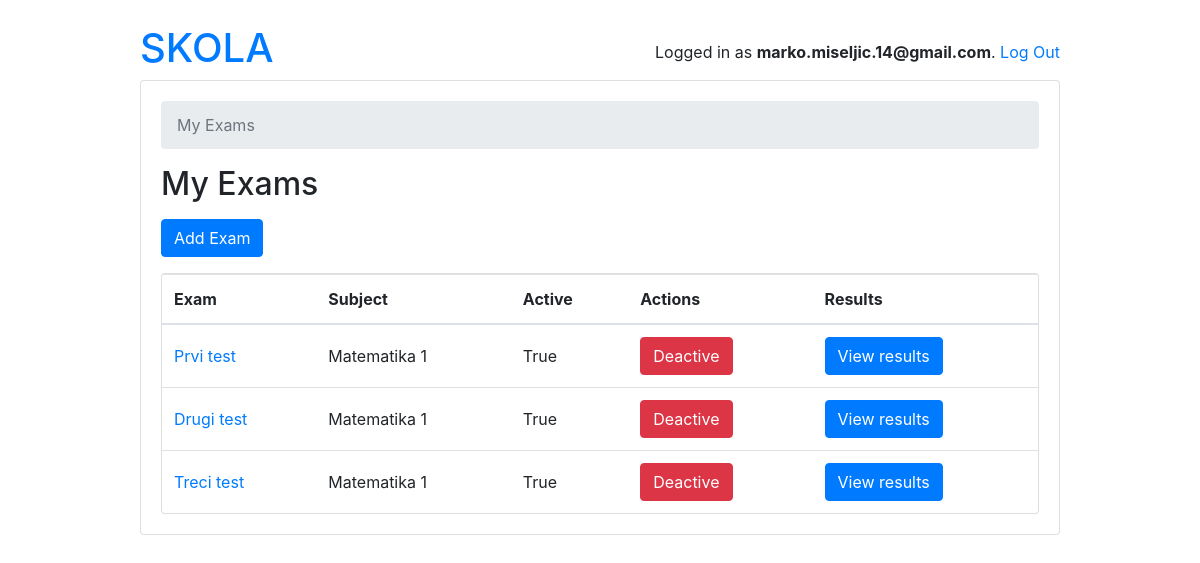
Before: /teachers/ (signed in) with the older database file.
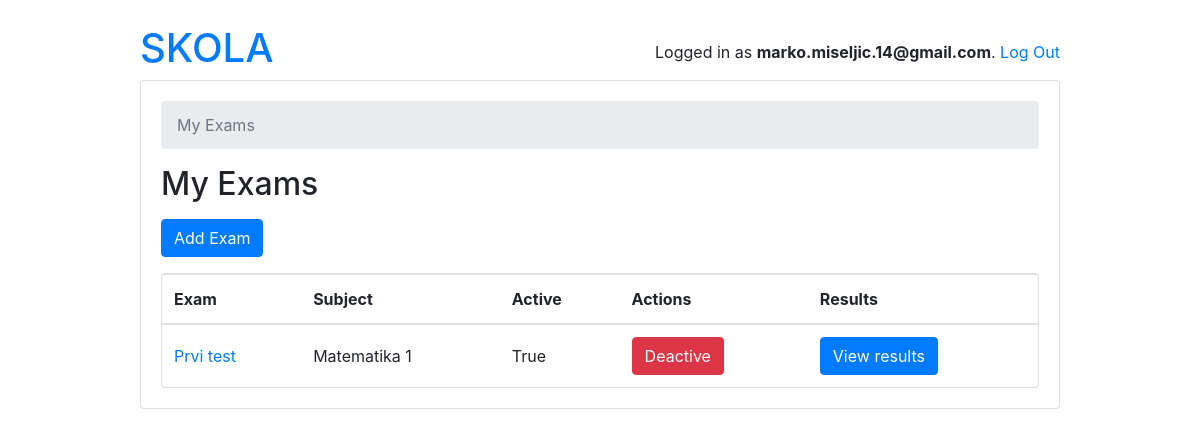
After: the same page with the newer database file.
### school/models.py (models this page shows, shortened)
class Exam(models.Model):
    type = models.CharField(max_length=100)
    active = models.BooleanField(default=False)
    duration = models.IntegerField()
    nuber_of_questions = models.IntegerField()
    required_score_to_pass = models.IntegerField(help_text="required score in %")
    subject  = models.ForeignKey(Subject, on_delete=models.CASCADE)
    owner = models.ForeignKey('account.User', on_delete=models.CASCADE, related_name='exams')

class Subject(models.Model):
    name = models.CharField(max_length=220)
    school = models.ManyToManyField(School)
    def __str__(self):
        return self.name

### account/views.py (the view)
# urls.py: path('', ExamTeacherListView.as_view(), name='exam_change_list'),
@method_decorator([login_required, teacher_required], name='dispatch')
class ExamTeacherListView(ListView):
    model = Exam
    ordering = ('type', )
    context_object_name = 'exams'
    template_name = 'teachers/exam_change_list.html'
    def get_queryset(self):
        queryset = Exam.objects.filter(owner=self.request.user)#self.request.user.exams \
        return queryset

### templates/teachers/exam_change_list.html
{% extends 'base.html' %}
{% block content %}
  <nav aria-label="breadcrumb">
    <ol class="breadcrumb">
      <li class="breadcrumb-item active" aria-current="page">My Exams</li>
    </ol>
  </nav>
  <h2 class="mb-3">My Exams</h2>
  <a href="{% url 'teachers:exam_add' %}" class="btn btn-primary mb-3" role="button">Add Exam</a>
  <div class="card">
    <table class="table mb-0">
      <thead>
        <tr>
          <th>Exam</th>
          <th>Subject</th>
          <th>Active</th>
          <th>Actions</th>
          <th>Results</th>
        </tr>
      </thead>
      <tbody>
        {% for exam in exams %}
          <tr>
            <td class="align-middle"><a href="{% url 'teachers:exam_change' exam.pk %}">{{ exam.type }}</a></td>
            <td class="align-middle">{{exam.subject}}</td>
            <td class="align-middle">{{exam.active}}</td>
            <td class="align-middle">
              {% if exam.active == False %}
                <a type="button" class="btn btn-success float-middle" href="{% url 'teachers:exam_change_activity' exam.pk %}">Activate</a>
              {% else %}
                <a type="button" class="btn btn-danger float-middle" href="{% url 'teachers:exam_change_activity' exam.pk %}">Deactive</a>
              {% endif %}
            </td>
            <td class="align-middle"><a href="{% url 'teachers:exam_results' exam.pk %}" class="btn btn-primary float-middle">View results</a></td>
          </tr>
        {% empty %}
          <tr>
            <td class="bg-light text-center font-italic" colspan="5">You haven't created any Exam yet.</td>
          </tr>
        {% endfor %}
      </tbody>
    </table>
  </div>
{% endblock %}

Changed rows visible on the page:
removed Exam: type "Drugi test", subject "Matematika 1", active "True", shows "Deactive"
removed Exam: type "Treci test", subject "Matematika 1", active "True", shows "Deactive"
